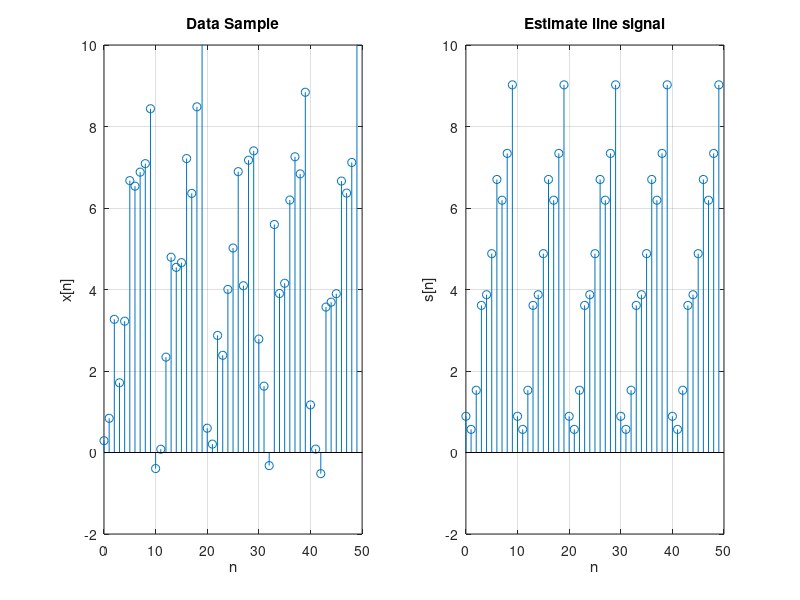

Reproduce this figure in MATLAB.
% ================================
% Periodic Signal
% This program estimates the values of a periodic 
% deterministic signal embedded in WGN using the linear model setup.
% ================================

close all;clear all;

N=50; % data record length
K=5; % periods of signal
M=N/K; % length of one period of signal
nn=[0:M-1]'; % signal samples for one period

s=[];
for i=1:K % periodic signal
    s=[s;nn];
end
x=s+randn(N,1); % add WGN 
n=[0:length(s)-1]';  % time samples

subplot(1,2,1);stem(n,x);
xlabel('n');ylabel('x[n]');grid;title('Data Sample');
axis([0,50,-2,10]);  

H=[];
for i=1:K 
    H=[H;eye(10)] ; 
end

%  least squares estimator: H^T*H*Theta = H^T*x
%  => Theta = (H^T*H)^-1*H^T*x = ([A B]')
% s = H * Theta
th=inv((H'*H))*H'*x;   % theta
shat=H*th;  

subplot(1,2,2);stem(n,shat);
xlabel('n');ylabel('s[n]');grid;title('Estimate line signal');
axis([0,50,-2,10]);    


 





